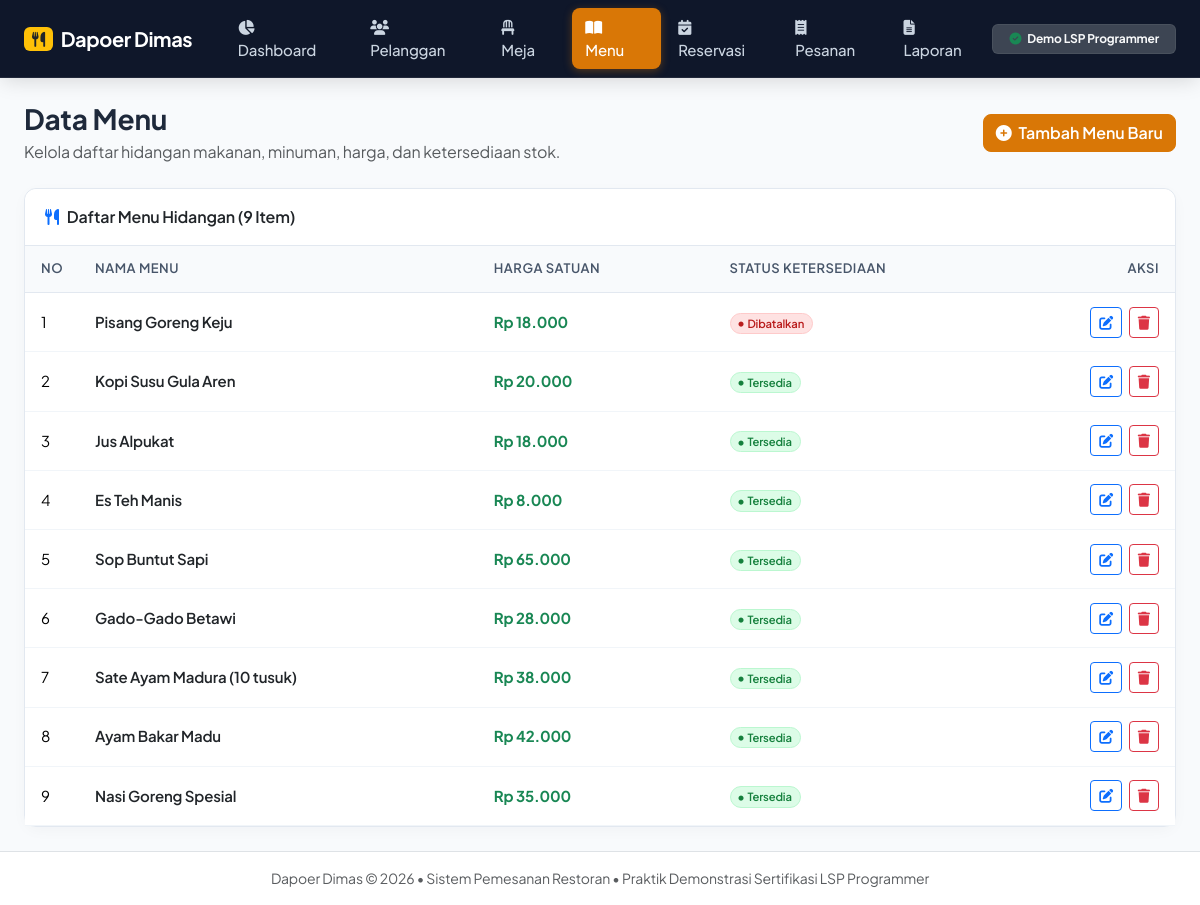
The app's page /restoran/index.php?page=menu with its own data.
### tables this page shows
CREATE TABLE menu_items (
    id INT AUTO_INCREMENT PRIMARY KEY,
    name VARCHAR(100) NOT NULL,
    price DECIMAL(10,2) NOT NULL,
    is_available TINYINT(1) NOT NULL DEFAULT 1
);

### restoran/index.php (called while the page is built, shortened)
<?php
require_once __DIR__ . '/helpers/functions.php';
$halaman = $_GET['page'] ?? 'dashboard';
$halaman_valid = [
    'dashboard'    => 'pages/dashboard.php',
    'customers'    => 'pages/customers.php',
    'tables'       => 'pages/tables.php',
    'menu'         => 'pages/menu.php',
    'reservations' => 'pages/reservations.php',
    'orders'       => 'pages/orders.php',
    'reports'      => 'pages/reports.php',
];
$file_halaman = $halaman_valid[$halaman] ?? 'pages/dashboard.php';
require_once __DIR__ . '/templates/header.php';
require_once __DIR__ . '/templates/navbar.php';
require_once __DIR__ . '/' . $file_halaman;
require_once __DIR__ . '/templates/footer.php';

### restoran/pages/menu.php (the view, shortened to what this page needs)
<?php
$daftar_menu = $db->query("SELECT * FROM menu_items ORDER BY id DESC")->fetchAll();
?>
<div class="d-flex flex-column flex-md-row justify-content-between align-items-md-center mb-4 gap-2">
    <div>
        <h1 class="h3 fw-bold mb-1">Data Menu</h1>
        <p class="text-muted mb-0">Kelola daftar hidangan makanan, minuman, harga, dan ketersediaan stok.</p>
    </div>
    <button type="button" class="btn btn-warning-custom" data-bs-toggle="modal" data-bs-target="#modalTambahMenu">
        <i class="fa fa-plus-circle me-1"></i> Tambah Menu Baru
    </button>
</div>
<div class="card card-custom">
    <div class="card-header card-header-custom d-flex justify-content-between align-items-center">
        <span><i class="fa fa-utensils me-2 text-primary"></i>Daftar Menu Hidangan (<?= count($daftar_menu) ?> Item)</span>
    </div>
    <div class="card-body p-0">
        <div class="table-responsive">
            <table class="table table-custom mb-0">
                <thead>
                    <tr>
                        <th style="width: 50px;">No</th>
                        <th>Nama Menu</th>
                        <th>Harga Satuan</th>
                        <th>Status Ketersediaan</th>
                        <th class="text-end" style="width: 140px;">Aksi</th>
                    </tr>
                </thead>
                <tbody>
                    <?php if (empty($daftar_menu)): ?>
                        <tr>
                            <td colspan="5" class="text-center py-4 text-muted">Belum ada item menu yang ditambahkan.</td>
                        </tr>
                    <?php else: ?>
                        <?php foreach ($daftar_menu as $no => $m): ?>
                            <tr>
                                <td><?= $no + 1 ?></td>
                                <td class="fw-semibold text-dark"><?= htmlspecialchars($m['name']) ?></td>
                                <td class="fw-bold text-success"><?= formatRupiah((float)$m['price']) ?></td>
                                <td><?= badgeStatus($m['is_available'] ? 'Tersedia' : 'Dibatalkan') ?></td>
                                <td class="text-end">
                                    <button type="button" class="btn btn-sm btn-outline-primary me-1"
                                            data-bs-toggle="modal"
                                            data-bs-target="#modalEditMenu<?= $m['id'] ?>"
                                            title="Ubah Data">
                                        <i class="fa fa-edit"></i>
                                    </button>
                                    <form method="POST" action="index.php?page=menu" class="d-inline" onsubmit="return confirm('Apakah Anda yakin ingin menghapus menu <?= htmlspecialchars(addslashes($m['name'])) ?>?');">
                                        <button type="submit" class="btn btn-sm btn-outline-danger" title="Hapus Data">
                                            <i class="fa fa-trash"></i>
                                        </button>
                                    </form>
                                </td>
                            </tr>
                        <?php endforeach; ?>
                    <?php endif; ?>
                </tbody>
            </table>
        </div>
    </div>
</div>

### restoran/helpers/functions.php (shortened to what this page needs)
<?php
function formatRupiah(float $angka): string
{
    return 'Rp ' . number_format($angka, 0, ',', '.');
}
function badgeStatus(string $status): string
{
    $warna = match ($status) {
        'Menunggu', 'Diproses' => 'badge-soft-warning',
        'Dikonfirmasi', 'Aktif' => 'badge-soft-primary',
        'Selesai', 'Tersedia'   => 'badge-soft-success',
        'Dibatalkan', 'Nonaktif' => 'badge-soft-danger',
        default => 'badge-soft-secondary'
    };
    return '<span class="badge ' . $warna . ' px-2 py-1 rounded-pill fw-semibold"><i class="fa fa-circle me-1" style="font-size: 0.45em; vertical-align: middle;"></i>' . htmlspecialchars($status) . '</span>';
}

### restoran/templates/header.php (style rules this page uses)
body { font-family: 'Plus Jakarta Sans', -apple-system, BlinkMacSystemFont, sans-serif; background-color: #f8fafc; color: #1e293b; min-height: 100vh; display: flex; flex-direction: column; }
:root { --brand-primary: #d97706; --brand-primary-hover: #b45309; --brand-dark: #0f172a; --surface-bg: #f8fafc; --card-radius: 12px; }
body { font-family: 'Plus Jakarta Sans', -apple-system, BlinkMacSystemFont, sans-serif; background-color: var(--surface-bg); color: #1e293b; min-height: 100vh; display: flex; flex-direction: column; letter-spacing: -0.01em; }
.card-custom { background: #ffffff; border: 1px solid #e2e8f0; border-radius: var(--card-radius); box-shadow: 0 4px 16px -2px rgba(15, 23, 42, 0.04); transition: transform 0.15s ease, box-shadow 0.15s ease; }
.card-header-custom { background: #ffffff; border-bottom: 1px solid #e2e8f0; font-weight: 600; padding: 1rem 1.25rem; border-top-left-radius: var(--card-radius) !important; border-top-right-radius: var(--card-radius) !important; }
.table-custom th { background-color: #f8fafc; color: #475569; font-weight: 600; font-size: 0.8125rem; text-transform: uppercase; letter-spacing: 0.04em; padding: 0.85rem 1rem; border-bottom: 1px solid #e2e8f0; }
.table-custom td { vertical-align: middle; padding: 0.85rem 1rem; font-size: 0.9375rem; border-bottom: 1px solid #f1f5f9; }
.btn-warning-custom { background-color: var(--brand-primary); border-color: var(--brand-primary); color: #ffffff; font-weight: 600; border-radius: 8px; transition: all 0.15s ease; }
.badge-soft-success { background-color: #dcfce7 !important; color: #15803d !important; border: 1px solid #bbf7d0; }
.badge-soft-danger { background-color: #fee2e2 !important; color: #b91c1c !important; border: 1px solid #fecaca; }

### records on screen
menu_items: name "Pisang Goreng Keju", price "Rp 18.000", status "Dibatalkan"
menu_items: name "Kopi Susu Gula Aren", price "Rp 20.000", status "Tersedia"
menu_items: name "Jus Alpukat", price "Rp 18.000", status "Tersedia"
menu_items: name "Es Teh Manis", price "Rp 8.000", status "Tersedia"
menu_items: name "Sop Buntut Sapi", price "Rp 65.000", status "Tersedia"
menu_items: name "Gado-Gado Betawi", price "Rp 28.000", status "Tersedia"
menu_items: name "Sate Ayam Madura (10 tusuk)", price "Rp 38.000", status "Tersedia"
menu_items: name "Ayam Bakar Madu", price "Rp 42.000", status "Tersedia"
menu_items: name "Nasi Goreng Spesial", price "Rp 35.000", status "Tersedia"

### other values on screen
count($daftar_menu) "9"
